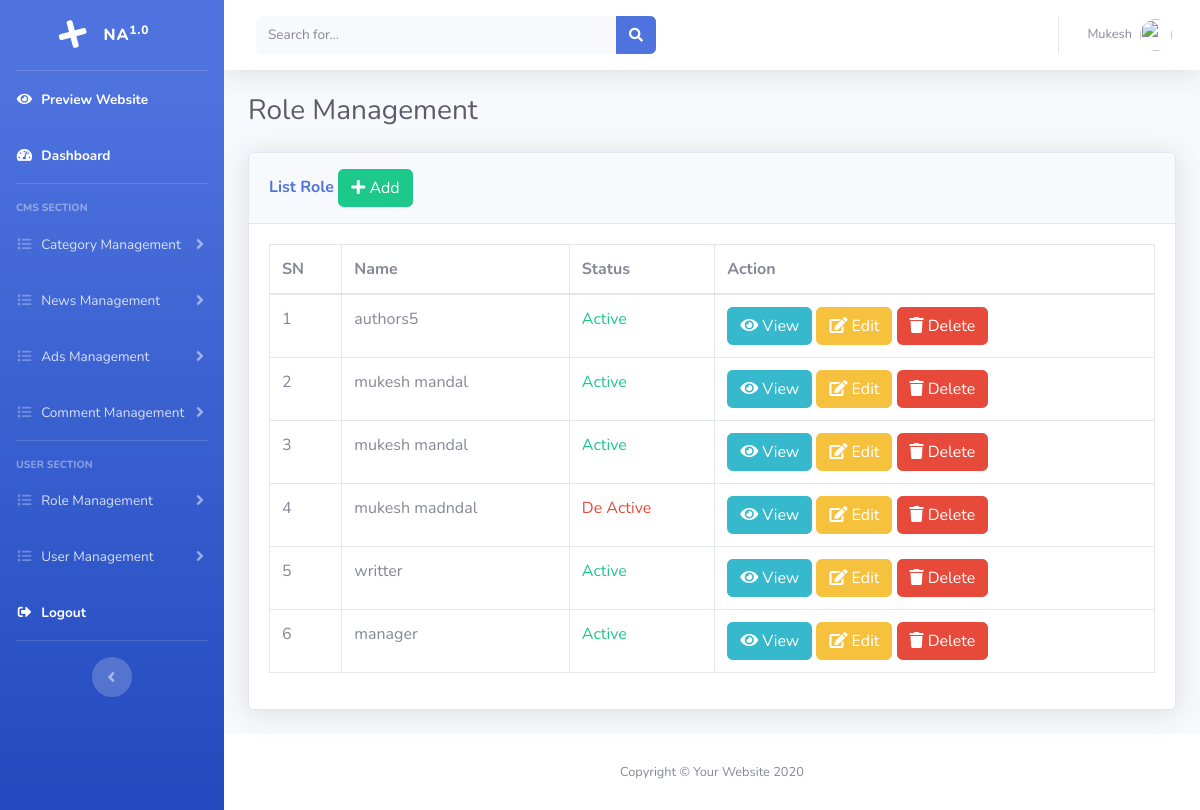
Page /admin/list_role.php (signed in) on the committed database.
### tables this page shows
CREATE TABLE `tbl_roles` (
  `id` int(4) NOT NULL,
  `name` varchar(20) NOT NULL,
  `status` tinyint(1) NOT NULL
);

### admin/object.php (called while the page is built, shortened)
<?php
require_once "libs/role.class.php";
$role = new role();
?>

### admin/libs/role.class.php (called while the page is built, shortened)
<?php
require_once "common.class.php";
class role extends common{
	function lists(){
		$sql = "select * from tbl_roles";
		return $this->select($sql);
	}
}
?>

### admin/libs/common.class.php (called while the page is built, shortened)
<?php
abstract class common{
    protected $connection;
	function connect(){
		$this->connection = new mysqli('localhost','root','','news_capsule');
	}
	function select($query){
		$result = $this->connection->query($query);
		$data = [];
		if ($result->num_rows > 0 ){
			while ($d = $result->fetch_object()){
				array_push($data,$d);
			}
		}
		return $data;
	}
}
?>

### admin/list_role.php (the view, shortened to what this page needs)
<?php
require_once "header.php";
$data = $role->lists();
?>
          <h1 class="h3 mb-4 text-gray-800">Role Management</h1>
          <div class="row">
	<div class="col-lg-12">
		<div class="card shadow mb-4">
			<div class="card-header py-3">
				<h6 class="m-0 font-weight-bold text-primary">List Role
				<a href="add_role.php" class="btn btn-success"><i class="fas fa-plus"></i> Add</a>
			</h6>
			</div>
			<div class="card-body">
				<table class="table table-bordered">
					<thead>
						<tr>
							<th>SN</th>
							<th>Name</th>
							<th>Status</th>
							<th>Action</th>
						</tr>
					</thead>
					<tbody>
						<?php foreach($data as $sn => $d){ ?>
						<tr>
							<td><?php echo $sn+1; ?></td>
							<td><?php echo $d->name ?></td>
							<td>
								<?php if($d->status){ ?>
									<label class="text text-success">Active</label>
								<?php } else{ ?>
									<label class="text text-danger">De Active</label>
								<?php } ?>
							</td>
							<td>
								<a href="view_role.php?id=<?php echo $d->id ?>" class="btn btn-info"><i class="fas fa-eye"></i> View</a>
								<a href="edit_role.php?id=<?php echo $d->id ?>" class="btn btn-warning"><i class="fas fa-edit"></i> Edit</a>
								<a href="delete_role.php?id=<?php echo $d->id ?>" class="btn btn-danger" onclick="return confirm('are you sure to delete?')"><i class="fas fa-trash"></i> Delete</a>
							</td>
						</tr>
						<?php } ?>
					</tbody>
				</table>
			</div>
		</div>
	</div>
</div>
<?php require_once "footer.php"; ?>

### rows in the picture
tbl_roles: name "authors5", status "Active"
tbl_roles: name "mukesh mandal", status "Active"
tbl_roles: name "mukesh mandal", status "Active"
tbl_roles: name "mukesh madndal", status "De Active"
tbl_roles: name "writter", status "Active"
tbl_roles: name "manager", status "Active"

### other values in the picture
$_SESSION['name'] "Mukesh"
